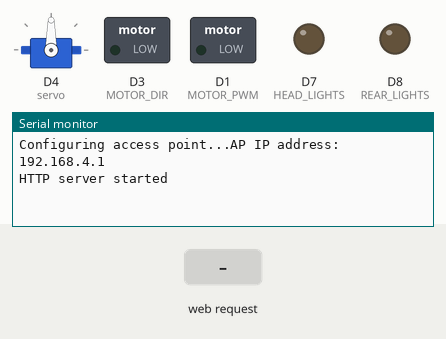
Bench run of a sketch on a simulated ESP8266 (NodeMCU). Shown: servo, switched loads named in the sketch (green lamp = pin HIGH), output pins drawn as LEDs (lit = HIGH), the last lines printed to the serial monitor. The test bench sets the inputs (shaded band).

Above: at 2.7 s.
2.8 s: HTTP request GET / received
At 4.0 s:
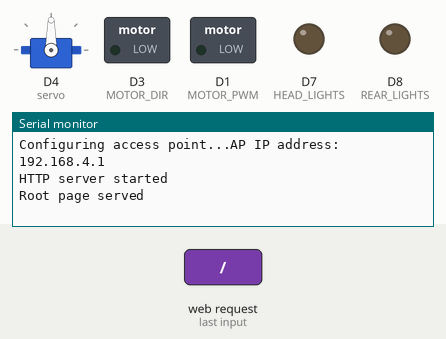
4.3 s: HTTP request GET /control received
At 5.4 s:
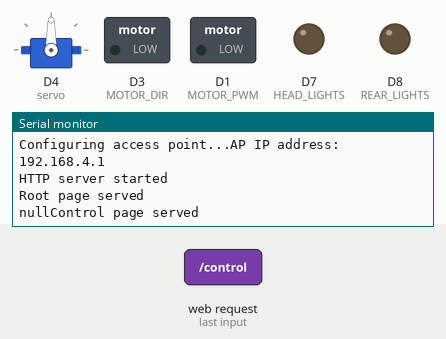
5.8 s: HTTP request GET /token received
At 6.5 s:
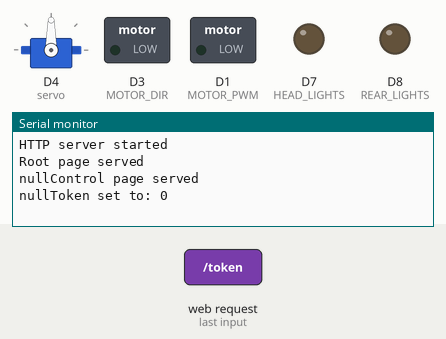

The sketch:

server.ino
```cpp
#include <ESP8266WiFi.h>
#include <WiFiClient.h>
#include <ESP8266WebServer.h>
#include <DNSServer.h>
#include <ESP8266mDNS.h>
#include <EEPROM.h>
#include <ArduinoJson.h>
#include <Servo.h>

#define MOTOR_PWM D1
#define MOTOR_DIR D3

#define DIR_BACK HIGH
#define DIR_FWD LOW

#define HEAD_LIGHTS D7
#define REAR_LIGHTS D8

#define MAX_DISCONNECT_TIME 5000 // 5 sec

/*
 * Now the ESP8266 is in your network. You can reach it through http://192.168.x.x/ (the IP you took note of) or maybe at http://esp8266.local too.
 *
 * This is a captive portal because through the softAP it will redirect any http request to http://192.168.4.1/
 */

/* Set these to your desired softAP credentials. They are not configurable at runtime */
const char *softAP_ssid = "ESP_ap";

/* hostname for mDNS. Should work at least on windows. Try http://esp8266.local */
const char *myHostname = "esp8266";

// DNS server
const byte DNS_PORT = 53;
DNSServer dnsServer;

// Web server
ESP8266WebServer server(80);

/* Soft AP network parameters */
IPAddress apIP(192, 168, 4, 1);
IPAddress netMsk(255, 255, 255, 0);

Servo servo;

int steering = 0;
int power = 0;
int token = 0;
int lastConnectTime = 0;

void setup() {
  lastConnectTime = millis();
  delay(1000);

  // set up hardware

  // light
  pinMode(HEAD_LIGHTS, OUTPUT);
  pinMode(REAR_LIGHTS, OUTPUT);
  digitalWrite(HEAD_LIGHTS, LOW);
  digitalWrite(REAR_LIGHTS, LOW);

  // motor
  pinMode(MOTOR_PWM, OUTPUT); // Motor pwm pin
  pinMode(MOTOR_DIR, OUTPUT); // Motor dir pin

  // steering
  servo.attach(2); // GPIO 2 = 4 on the board

  Serial.begin(115200);
  Serial.println();
  Serial.print("Configuring access point...");
  WiFi.softAPConfig(apIP, apIP, netMsk);
  WiFi.softAP(softAP_ssid);
  delay(500); // Without delay I've seen the IP address blank
  Serial.print("AP IP address: ");
  Serial.println(WiFi.softAPIP());

  /* Setup the DNS server redirecting all the domains to the apIP */
  dnsServer.setErrorReplyCode(DNSReplyCode::NoError);
  dnsServer.start(DNS_PORT, "*", apIP);

  /* Setup web pages: root, wifi config pages, SO captive portal detectors and not found. */
  server.on("/", handleRoot);
  server.on("/control", handleControl);
  server.on("/token", handleToken);
  server.onNotFound ( handleNotFound );
  server.begin(); // Web server start
  Serial.println("HTTP server started");
}

void loop() {
  // Do work:
  //DNS
  dnsServer.processNextRequest();
  //HTTP
  server.handleClient();

  // turn off motor when disconnected
  if (millis() - lastConnectTime > MAX_DISCONNECT_TIME) {
    power = 0;
  }
}

/** Redirect to captive portal if we got a request for another domain. Return true in that case so the page handler do not try to handle the request again. */
boolean captivePortal() {
  if (!isIp(server.hostHeader()) && server.hostHeader() != (String(myHostname)+".local")) {
    Serial.print("Request redirected to captive portal");
    server.sendHeader("Location", String("http://") + toStringIp(server.client().localIP()), true);
    server.send ( 302, "text/plain", ""); // Empty content inhibits Content-length header so we have to close the socket ourselves.
    server.client().stop(); // Stop is needed because we sent no content length
    return true;
  }
  return false;
}

/** Handle root or redirect to captive portal */
void handleRoot() {
  if (captivePortal()) { // If caprive portal redirect instead of displaying the page.
    return;
  }
  String response = "INDEX"; // this string will be replaced
  server.sendHeader("Cache-Control", "no-cache, no-store, must-revalidate");
  server.sendHeader("Pragma", "no-cache");
  server.sendHeader("Expires", "-1");
  server.setContentLength(response.length());
  server.send(200, "text/html", response);
  Serial.println("Root page served");
}

void handleControl() {
  StaticJsonBuffer<200> newBuffer;
  int power;

  lastConnectTime = millis();

  String response = "{\"result\": \"success\"}";
  int responseCode = 200;
  JsonObject& json = newBuffer.parseObject(server.arg("plain"));

  json.printTo(Serial);

  if (json["token"] == NULL || json["token"] != token) {
      response = "{\"result\": \"token error\"}";
      responseCode = 401;
  } else {

    // control light
    if (json["headLights"] == 1) {
      digitalWrite(HEAD_LIGHTS, HIGH);
    } else {
      digitalWrite(HEAD_LIGHTS, LOW);
    }

    if (json["rearLights"] == 1) {
      digitalWrite(REAR_LIGHTS, HIGH);
    } else {
      digitalWrite(REAR_LIGHTS, LOW);
    }

    // steering
    if (steering != json["steering"]) {
      steering = json["steering"];
      servo.write(steering);
    }

    // control motor
    power = json["power"];
    if (power < 0) {
      digitalWrite(MOTOR_DIR, DIR_BACK);
      analogWrite(MOTOR_PWM, abs(power));
    } else {
      digitalWrite(MOTOR_DIR, DIR_FWD);
      analogWrite(MOTOR_PWM, power);
    }
  }

  server.sendHeader("Cache-Control", "no-cache, no-store, must-revalidate");
  server.sendHeader("Pragma", "no-cache");
  server.sendHeader("Expires", "-1");
  server.setContentLength(response.length());
  server.send(responseCode, "text/html", response);
  server.sendContent(response);
  Serial.println("Control page served");
}

void handleToken() {
  StaticJsonBuffer<200> newBuffer;
  JsonObject& json = newBuffer.parseObject(server.arg("plain"));
  json.printTo(Serial);

  if (json["token"]) {
    token = json["token"];
  }

  String response = "";
  server.setContentLength(response.length());
  server.send(200, "text/html", response);
  server.sendContent(response);
  Serial.print("Token set to: ");
  Serial.println(token);
}

void handleNotFound() {
  if (captivePortal()) { // If caprive portal redirect instead of displaying the page.
    return;
  }
  String message = "File Not Found\n\n";
  message += "URI: ";
  message += server.uri();
  message += "\nMethod: ";
  message += ( server.method() == HTTP_GET ) ? "GET" : "POST";
  message += "\nArguments: ";
  message += server.args();
  message += "\n";

  for ( uint8_t i = 0; i < server.args(); i++ ) {
    message += " " + server.argName ( i ) + ": " + server.arg ( i ) + "\n";
  }
  server.sendHeader("Cache-Control", "no-cache, no-store, must-revalidate");
  server.sendHeader("Pragma", "no-cache");
  server.sendHeader("Expires", "-1");
  server.send ( 404, "text/plain", message );
  Serial.println("404 page served");
}

/** Is this an IP? */
boolean isIp(String str) {
  for (int i = 0; i < str.length(); i++) {
    int c = str.charAt(i);
    if (c != '.' && (c < '0' || c > '9')) {
      return false;
    }
  }
  return true;
}

/** IP to String? */
String toStringIp(IPAddress ip) {
  String res = "";
  for (int i = 0; i < 3; i++) {
    res += String((ip >> (8 * i)) & 0xFF) + ".";
  }
  res += String(((ip >> 8 * 3)) & 0xFF);
  return res;
}
```

Measured:
- after the input at 2.8 s, the serial monitor: prints a new line at once (image 1)
- after the input at 4.3 s, the serial monitor: prints a new line at once (image 2)
- after the input at 5.8 s, the serial monitor: prints a new line at once (image 3)
